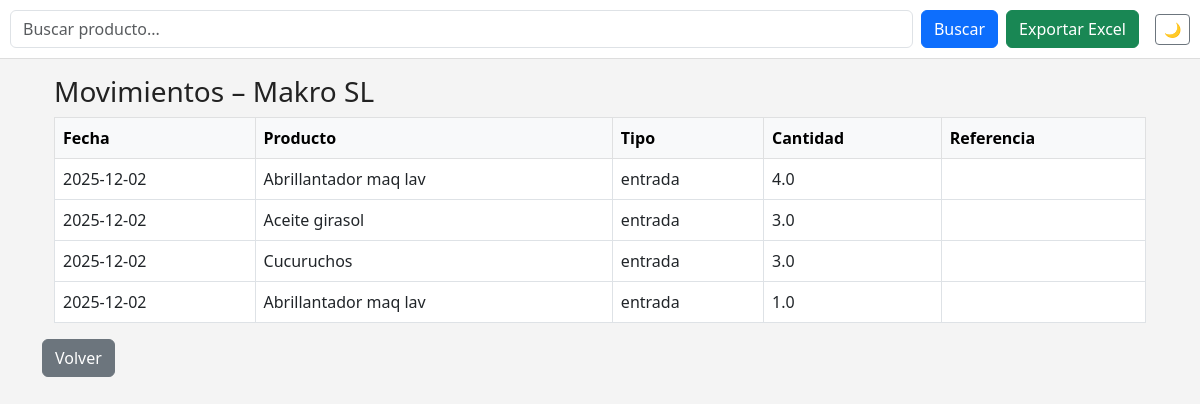
The page /proveedores/1/movimientos on the database its author committed.
### app/models.py (models this page shows, shortened)
class Proveedor(db.Model):
    __tablename__ = "proveedores"
    id = db.Column(db.Integer, primary_key=True)
    nombre = db.Column(db.String(120), nullable=False, unique=True)
    telefono = db.Column(db.String(30), nullable=True)
    cif = db.Column(db.String(20), nullable=True)
    notas = db.Column(db.Text, nullable=True)
    movimientos = db.relationship(
        "Movimiento", back_populates="proveedor", lazy="dynamic"
    )

class Movimiento(db.Model):
    __tablename__ = "movimientos"
    id = db.Column(db.Integer, primary_key=True)
    producto_id = db.Column(db.Integer, db.ForeignKey("product.id"), nullable=False)
    proveedor_id = db.Column(db.Integer, db.ForeignKey("proveedores.id"), nullable=True)
    tipo = db.Column(db.String(10), nullable=False)  # "entrada" | "salida"
    cantidad = db.Column(db.Float, nullable=False, default=0)
    fecha = db.Column(db.DateTime, default=datetime.utcnow)
    referencia = db.Column(db.String(120), nullable=True)  # número albarán / nota
    producto = db.relationship("Product", back_populates="movimientos")
    proveedor = db.relationship("Proveedor", back_populates="movimientos")

class Product(db.Model):
    id = db.Column(db.Integer, primary_key=True)
    nombre = db.Column(db.String(150), nullable=False)
    unidad = db.Column(db.String(30), nullable=False)
    cantidad = db.Column(db.Float, default=0)
    categoria = db.Column(db.String(50), nullable=True)
    ubicacion = db.Column(db.String(100), nullable=True)
    movimientos = db.relationship(
        "Movimiento",
        back_populates="producto",
        lazy="dynamic",
        cascade="all, delete-orphan",
    )

### app/proveedores/routes.py (the view)
@proveedores_bp.route("/<int:proveedor_id>/movimientos")
def movimientos_proveedor(proveedor_id):
    proveedor = Proveedor.query.get_or_404(proveedor_id)
    movimientos = proveedor.movimientos.order_by(Movimiento.fecha.desc()).all()
    return render_template(
        "proveedores/movimientos.html", proveedor=proveedor, movimientos=movimientos
    )

### app/templates/proveedores/movimientos.html (shortened to what this page needs)
{% extends "base.html" %}  {% block content %}
<div class="container mt-3">
    <h3>Movimientos – {{ proveedor.nombre }}</h3>
    <table class="table table-bordered table-hover">
        <thead class="table-light">
            <tr>
                <th>Fecha</th>
                <th>Producto</th>
                <th>Tipo</th>
                <th>Cantidad</th>
                <th>Referencia</th>
            </tr>
        </thead>
        <tbody>
            {% for m in movimientos %}
            <tr>
                <td>{{ m.fecha.strftime('%Y-%m-%d') }}</td>
                <td>{{ m.producto.nombre }}</td>
                <td>{{ m.tipo }}</td>
                <td>{{ m.cantidad }}</td>
                <td>{{ m.referencia }}</td>
            </tr>
            {% endfor %}
        </tbody>
    </table>
</div>
<div class="d-flex gap-2">
    <a href="{{ url_for("productos.lista_productos") }}"
       class="btn btn-secondary">Volver</a>
</div>
{% endblock %}

### app/templates/base.html (style rules this page uses)
:root { --c-bg: #f4f4f4; --c-text: #222; --c-card: #ffffff; --c-border: #dddddd; --c-primary: #0d6efd; --muted: #6c757d; }
body { background-color: var(--c-bg); color: var(--c-text); }

### rows shown on the page
Proveedor: nombre "Makro SL"
Movimiento: fecha "2025-12-02", producto.nombre "Abrillantador maq lav", tipo "entrada", cantidad "4.0"
Movimiento: fecha "2025-12-02", producto.nombre "Aceite girasol", tipo "entrada", cantidad "3.0"
Movimiento: fecha "2025-12-02", producto.nombre "Cucuruchos", tipo "entrada", cantidad "3.0"
Movimiento: fecha "2025-12-02", producto.nombre "Abrillantador maq lav", tipo "entrada", cantidad "1.0"
